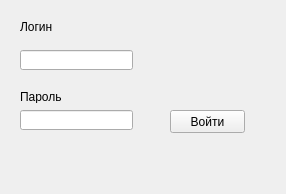
<?xml version="1.0" encoding="UTF-8"?>
<ui version="4.0">
 <class>Form</class>
 <widget class="QWidget" name="Form">
  <property name="geometry">
   <rect>
    <x>0</x>
    <y>0</y>
    <width>286</width>
    <height>194</height>
   </rect>
  </property>
  <property name="windowTitle">
   <string>Form</string>
  </property>
  <widget class="QLineEdit" name="le1">
   <property name="geometry">
    <rect>
     <x>20</x>
     <y>50</y>
     <width>113</width>
     <height>20</height>
    </rect>
   </property>
  </widget>
  <widget class="QLineEdit" name="le2">
   <property name="geometry">
    <rect>
     <x>20</x>
     <y>110</y>
     <width>113</width>
     <height>20</height>
    </rect>
   </property>
  </widget>
  <widget class="QLabel" name="label">
   <property name="geometry">
    <rect>
     <x>20</x>
     <y>20</y>
     <width>47</width>
     <height>13</height>
    </rect>
   </property>
   <property name="text">
    <string>Логин</string>
   </property>
  </widget>
  <widget class="QLabel" name="label_2">
   <property name="geometry">
    <rect>
     <x>20</x>
     <y>90</y>
     <width>47</width>
     <height>13</height>
    </rect>
   </property>
   <property name="text">
    <string>Пароль</string>
   </property>
  </widget>
  <widget class="QPushButton" name="btn">
   <property name="geometry">
    <rect>
     <x>170</x>
     <y>110</y>
     <width>75</width>
     <height>23</height>
    </rect>
   </property>
   <property name="text">
    <string>Войти</string>
   </property>
  </widget>
  <widget class="QLabel" name="lbl_status">
   <property name="geometry">
    <rect>
     <x>10</x>
     <y>140</y>
     <width>271</width>
     <height>41</height>
    </rect>
   </property>
   <property name="text">
    <string/>
   </property>
  </widget>
 </widget>
 <resources/>
 <connections/>
</ui>
